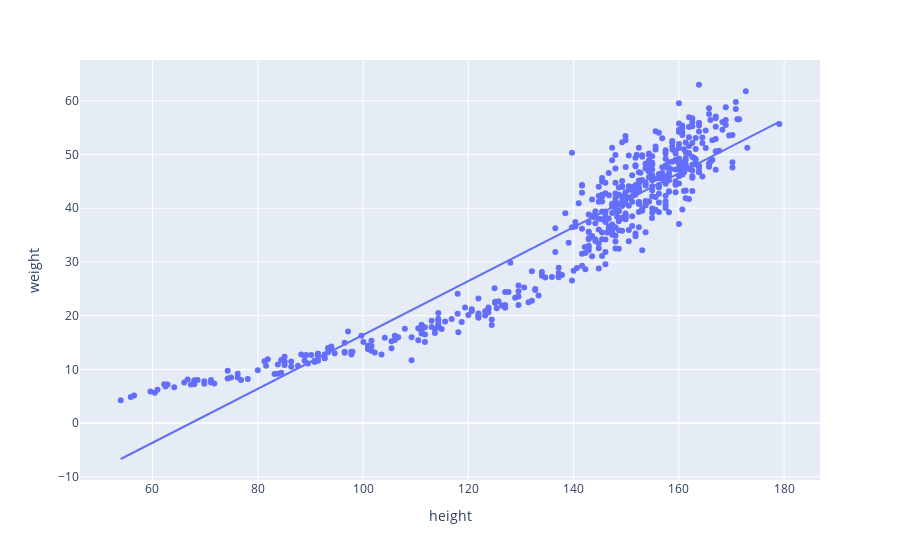

Write notebook code for a chart like this one.
### Code cell
fig_scatter_act.show()

### Figure 1 — Plotly figure (JSON) as saved in the notebook; plotly's stock layout.template omitted (floating-point values rounded to 4 significant figures; data arrays with more than 128 entries replaced by an {"elided": "..."} marker saying what was removed)
{"data": [{"hovertemplate": "height=%{x}<br>weight=%{y}<extra></extra>", "legendgroup": "", "marker": {"color": "#636efa", "symbol": "circle"}, "mode": "markers", "name": "", "orientation": "v", "showlegend": false, "type": "scatter", "x": {"elided": "544 float values"}, "xaxis": "x", "y": {"elided": "544 float values"}, "yaxis": "y"}, {"hovertemplate": "<b>OLS trendline</b><br>weight = 0.501699 * height + -33.7561<br>R<sup>2</sup>=0.885146<br><br>height=%{x}<br>weight=%{y} <b>(trend)</b><extra></extra>", "legendgroup": "", "marker": {"color": "#636efa", "symbol": "circle"}, "mode": "lines", "name": "", "showlegend": false, "type": "scatter", "x": {"elided": "544 float values"}, "xaxis": "x", "y": {"elided": "544 float values"}, "yaxis": "y"}], "layout": {"legend": {"tracegroupgap": 0}, "margin": {"t": 60}, "xaxis": {"anchor": "y", "domain": [0, 1], "title": {"text": "height"}}, "yaxis": {"anchor": "x", "domain": [0, 1], "title": {"text": "weight"}}}}
